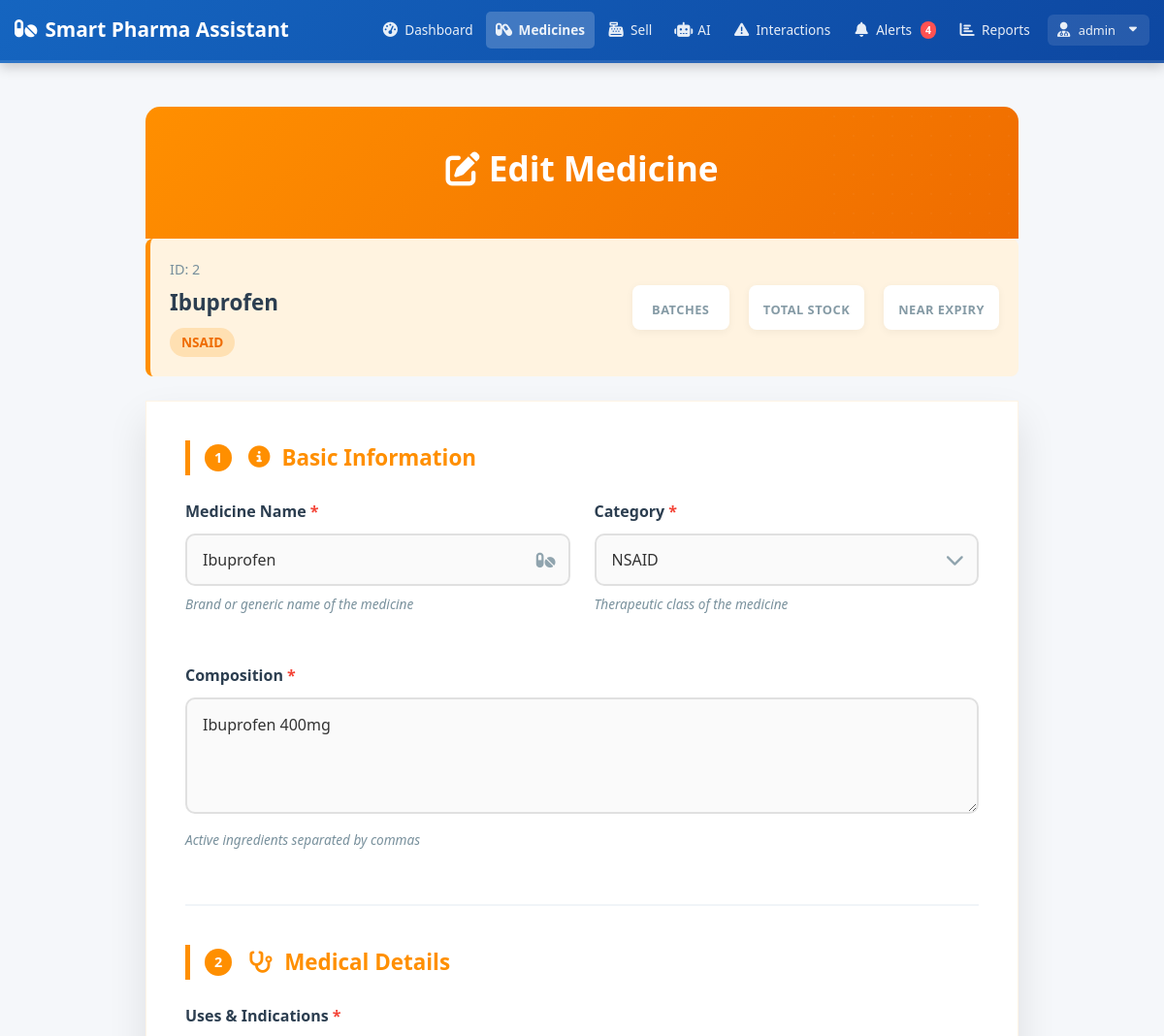
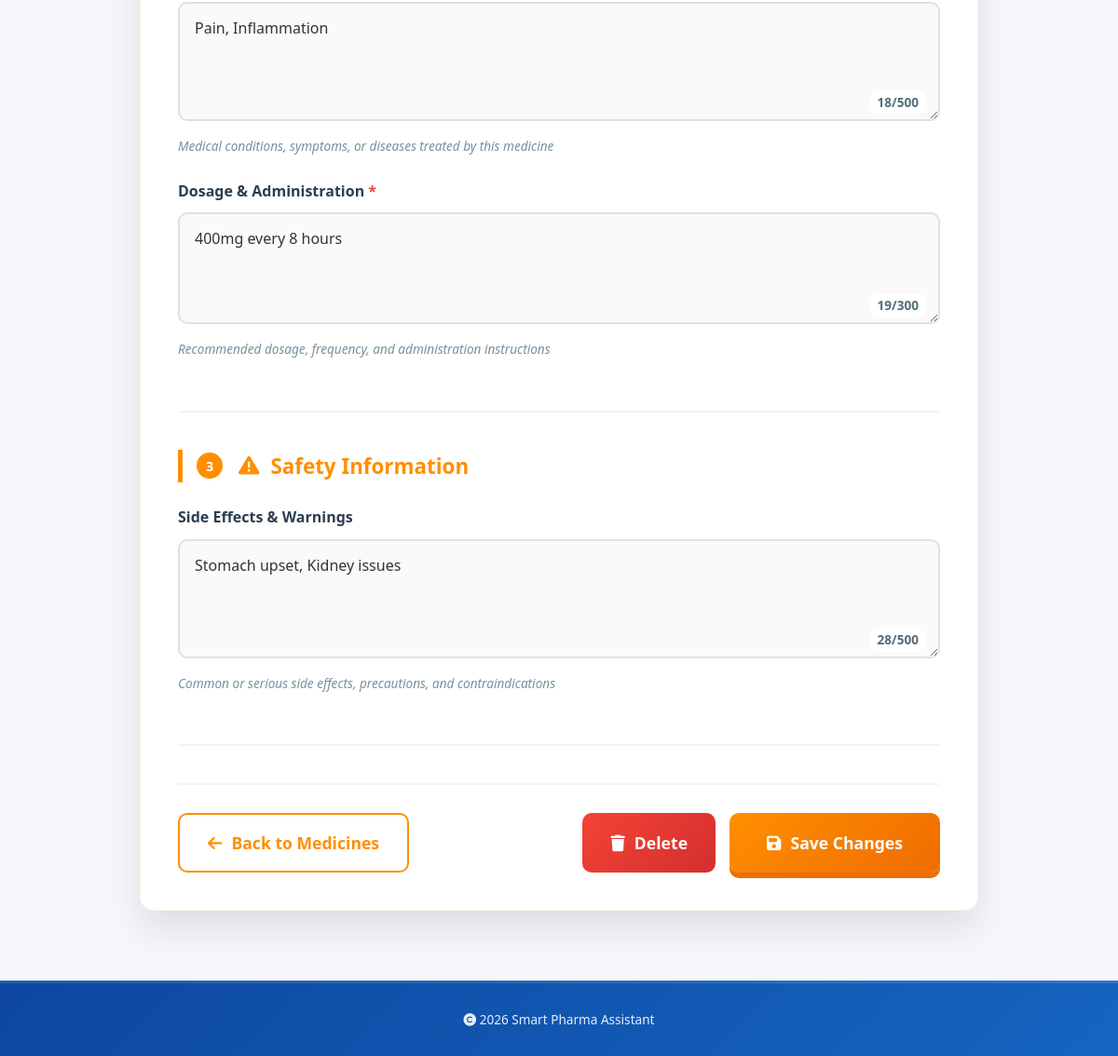
Page /medicine/edit/2 (signed in) on the committed database (2 pictures, top to bottom).
### tables this page shows
CREATE TABLE medicines (
            id INTEGER PRIMARY KEY AUTOINCREMENT,
            name TEXT NOT NULL,
            composition TEXT,
            uses TEXT,
            dosage TEXT,
            side_effects TEXT,
            category TEXT,
            created_at TIMESTAMP DEFAULT CURRENT_TIMESTAMP,
            updated_at TIMESTAMP DEFAULT CURRENT_TIMESTAMP
        );

### app.py (the view, shortened to what this page needs)
@app.route('/medicine/edit/<int:id>', methods=['GET', 'POST'])
@login_required
def edit_medicine(id):
    try:
        db = get_db()
        medicine = db.execute('SELECT * FROM medicines WHERE id = ?', (id,)).fetchone()
        db.close()
        if not medicine:
            flash('❌ Medicine not found', 'danger')
            return redirect(url_for('view_medicines'))
        return render_template('edit_medicine.html',
                             medicine=medicine,
                             current_date=datetime.now())
    except Exception as e:
        flash(f'❌ Error editing medicine: {str(e)}', 'danger')
        return redirect(url_for('view_medicines'))

### app.py (called while the page is built)
def get_db():
    conn = sqlite3.connect('pharma.db')
    conn.row_factory = sqlite3.Row
    return conn

def login_required(f):
    @wraps(f)
    def decorated_function(*args, **kwargs):
        if 'user_id' not in session:
            flash('Please login first', 'danger')
            return redirect(url_for('login'))
        return f(*args, **kwargs)
    return decorated_function

@app.before_request
def before_request():
    if 'user_id' in session:
        db = get_db()
        unread_alerts = db.execute('SELECT COUNT(*) as count FROM alerts WHERE is_read = 0').fetchone()['count']
        g.unread_alerts_count = unread_alerts
        db.close()

### templates/edit_medicine.html (shortened to what this page needs)
{% extends "base.html" %}
{% block content %}
<div class="edit-medicine-container">
    <div class="form-header">
        <h1><i class="fas fa-edit"></i> Edit Medicine</h1>
    </div>
    <div class="medicine-info-banner">
        <div class="medicine-basic-info">
            <div class="medicine-id">ID: {{ medicine.id }}</div>
            <div class="medicine-name-display">{{ medicine.name }}</div>
            <span class="medicine-category">{{ medicine.category }}</span>
        </div>
        <div class="medicine-stats">
            <div class="stat-item">
                <div class="stat-label">Batches</div>
            </div>
            <div class="stat-item">
                <div class="stat-label">Total Stock</div>
            </div>
            <div class="stat-item">
                <div class="stat-label">Near Expiry</div>
            </div>
        </div>
    </div>
    <form method="POST" action="{{ url_for('edit_medicine', id=medicine.id) }}" id="editMedicineForm" class="edit-form-container">
        <div class="form-section">
            <h2 class="section-title">
                <span class="section-number">1</span>
                <i class="fas fa-info-circle"></i> Basic Information
            </h2>
            <div class="form-row">
                <div class="form-field">
                    <label class="form-label required" for="name">Medicine Name</label>
                    <div class="input-group">
                        <input type="text"
                               id="name"
                               name="name"
                               class="form-control"
                               value="{{ medicine.name }}"
                               required
                               maxlength="100"
                               autofocus>
                        <span class="input-icon">
                        </span>
                    </div>
                    <span class="form-help">Brand or generic name of the medicine</span>
                </div>
                <div class="form-field">
                    <label class="form-label required" for="category">Category</label>
                    <div class="category-select-container">
                        <select id="category" name="category" class="category-select" required>
                            {% set categories = [
                                'Analgesic', 'Antibiotic', 'Antihistamine', 'Antacid', 'NSAID',
                                'Anti-diabetic', 'Statin', 'Thyroid hormone', 'Bronchodilator',
                                'Proton pump inhibitor', 'ARB', 'SSRI', 'Vitamin', 'Other'
                            ] %}
                            {% for cat in categories %}
                            <option value="{{ cat }}" {% if medicine.category == cat %}selected{% endif %}>
                                {{ cat }}
                            </option>
                            {% endfor %}
                        </select>
                        <span class="select-arrow">
                        </span>
                    </div>
                    <span class="form-help">Therapeutic class of the medicine</span>
                </div>
            </div>
            <div class="form-field">
                <label class="form-label required" for="composition">Composition</label>
                <textarea id="composition"
                          name="composition"
                          class="form-control"
                          rows="3"
                          maxlength="300"
                          required>{{ medicine.composition or '' }}</textarea>
                <span class="form-help">Active ingredients separated by commas</span>
            </div>
        </div>
        <div class="form-section">
            <h2 class="section-title">
                <span class="section-number">2</span>
                <i class="fas fa-stethoscope"></i> Medical Details
            </h2>
            <div class="form-field">
                <label class="form-label required" for="uses">Uses & Indications</label>
                <div class="textarea-container">
                    <textarea id="uses"
                              name="uses"
                              class="form-control"
                              rows="4"
                              maxlength="500"
                              required>{{ medicine.uses or '' }}</textarea>
                    <div class="textarea-counter">
                        <span id="usesCounter" class="character-count">0/500</span>
                    </div>
                </div>
                <span class="form-help">Medical conditions, symptoms, or diseases treated by this medicine</span>
            </div>
            <div class="form-field">
                <label class="form-label required" for="dosage">Dosage & Administration</label>
                <div class="textarea-container">
                    <textarea id="dosage"
                              name="dosage"
                              class="form-control"
                              rows="3"
                              maxlength="300"
                              required>{{ medicine.dosage or '' }}</textarea>
                    <div class="textarea-counter">
                        <span id="dosageCounter" class="character-count">0/300</span>
                    </div>
                </div>
                <span class="form-help">Recommended dosage, frequency, and administration instructions</span>
            </div>
        </div>
        <div class="form-section">
            <h2 class="section-title">
                <span class="section-number">3</span>
                <i class="fas fa-exclamation-triangle"></i> Safety Information
            </h2>
            <div class="form-field">
                <label class="form-label" for="side_effects">Side Effects & Warnings</label>
                <div class="textarea-container">
                    <textarea id="side_effects"
                              name="side_effects"
                              class="form-control"
                              rows="4"
                              maxlength="500">{{ medicine.side_effects or '' }}</textarea>
                    <div class="textarea-counter">
                        <span id="sideEffectsCounter" class="character-count">0/500</span>
                    </div>
                </div>
                <span class="form-help">Common or serious side effects, precautions, and contraindications</span>
            </div>
        </div>
        <div class="form-actions">
            <div>
                <a href="{{ url_for('view_medicines') }}" class="secondary-btn">
                    <i class="fas fa-arrow-left"></i> Back to Medicines
                </a>
            </div>
            <div style="display: flex; gap: 15px;">
                <button type="button" class="danger-btn" id="deleteBtn">
                    <i class="fas fa-trash"></i> Delete
                </button>
                <button type="submit" class="submit-btn" id="submitBtn">
                    <i class="fas fa-save"></i> Save Changes
                </button>
            </div>
        </div>
    </form>
</div>
{% endblock %}

### static/css/theme-3d.css (style rules this page uses)
:root { --primary-deep: #0D47A1; --primary-main: #1565C0; --primary-light: #42A5F5; --primary-gradient: linear-gradient(145deg, #1565C0, #0D47A1); --secondary-deep: #00695C; --secondary-main: #00897B; --secondary-light: #4DB6AC; --secondary-gradient: linear-gradient(145deg, #00897B, #00695C); --background: #F5F7FA; --card-white: #FFFFFF; --alert-amber: #FF8F00; --alert-red: #D32F2F; --success-green: #388E3C; --info-blue: #0288D1; --text-primary: #263238; --text-secondary: #546E7A; --text-light: #78909C; --shadow-light: 0 2px 4px rgba(0, 0, 0, 0.1); --shadow-medium: 0 4px 8px rgba(0, 0, 0, 0.15); --shadow-heavy: 0 8px 16px rgba(0, 0, 0, 0.2); --shadow-primary: 0 6px 12px rgba(21, 101, 192, 0.25); }
* { margin: 0; padding: 0; box-sizing: border-box; font-family: 'Segoe UI', Tahoma, Geneva, Verdana, sans-serif; }
body { background: var(--background); color: var(--text-primary); min-height: 100vh; line-height: 1.6; }
.stat-label { font-size: 1.1rem; opacity: 0.9; font-weight: 500; }
.form-label { display: block; margin-bottom: 8px; font-weight: 600; color: var(--text-primary); font-size: 1rem; }
.form-control { width: 100%; padding: 12px 15px; border: 2px solid #E0E0E0; border-radius: 8px; font-size: 16px; transition: all 0.3s; background: #fafafa; }

### rows in the picture
medicines: id "2", name "Ibuprofen", category "NSAID", composition "Ibuprofen 400mg", uses "Pain, Inflammation", dosage "400mg every 8 hours", side_effects "Stomach upset, Kidney issues"

### other values in the picture
{{ g.unread_alerts_count }} "4"
